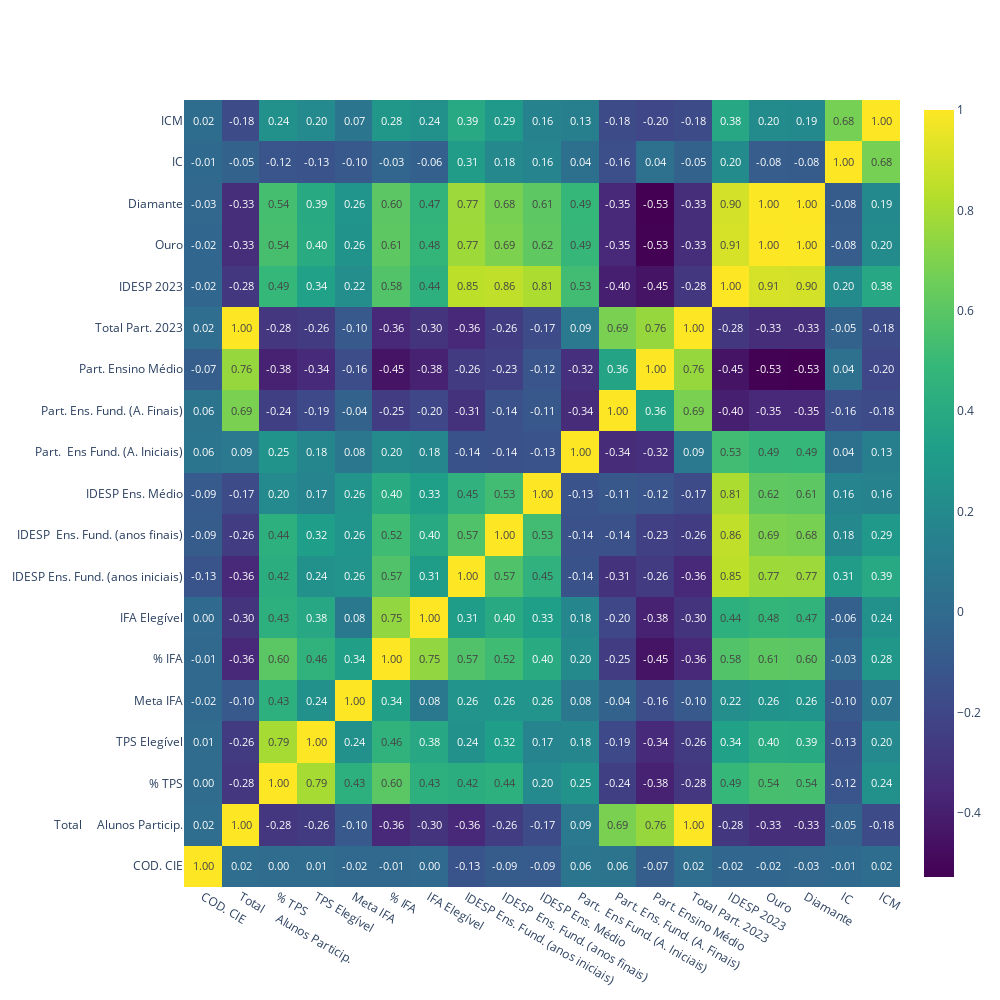

The cell this chart's notebook holds for it:
### Code cell
import plotly.graph_objects as go

# Matriz de correlações básica
corr = df_cluster.corr()

# Gráfico de calor (heatmap)
fig = go.Figure()

fig.add_trace(
    go.Heatmap(
        x = corr.columns,
        y = corr.index,
        z = np.array(corr),
        text=corr.values,
        texttemplate='%{text:.2f}',
        colorscale='viridis'))

fig.update_layout(
    height = 1000,
    width = 1000)

fig.show()

### Figure 1 — Plotly figure (JSON) as saved in the notebook; plotly's stock layout.template omitted (floating-point values rounded to 4 significant figures; data arrays with more than 128 entries replaced by an {"elided": "..."} marker saying what was removed)
{"data": [{"colorscale": [[0, "#440154"], [0.1111, "#482878"], [0.2222, "#3e4989"], [0.3333, "#31688e"], [0.4444, "#26828e"], [0.5556, "#1f9e89"], [0.6667, "#35b779"], [0.7778, "#6ece58"], [0.8889, "#b5de2b"], [1, "#fde725"]], "text": {"elided": "19x19 float values"}, "texttemplate": "%{text:.2f}", "type": "heatmap", "x": ["COD. CIE", "Total     Alunos Particip.", "% TPS", "TPS Elegível", "Meta IFA", "% IFA", "IFA Elegível", "IDESP\nEns. Fund. (anos iniciais)", "IDESP  Ens.\nFund. (anos finais)", "IDESP Ens.\nMédio", "Part.  Ens Fund. (A. Iniciais)", "Part. Ens. Fund. (A. Finais)", "Part. Ensino Médio", "Total Part. 2023", "IDESP 2023", "Ouro", "Diamante", "IC", "ICM"], "y": ["COD. CIE", "Total     Alunos Particip.", "% TPS", "TPS Elegível", "Meta IFA", "% IFA", "IFA Elegível", "IDESP\nEns. Fund. (anos iniciais)", "IDESP  Ens.\nFund. (anos finais)", "IDESP Ens.\nMédio", "Part.  Ens Fund. (A. Iniciais)", "Part. Ens. Fund. (A. Finais)", "Part. Ensino Médio", "Total Part. 2023", "IDESP 2023", "Ouro", "Diamante", "IC", "ICM"], "z": {"elided": "19x19 float values"}}], "layout": {"height": 1000, "width": 1000, "xaxis": {"autorange": true, "range": [-0.5, 18.5], "type": "category"}, "yaxis": {"autorange": true, "range": [-0.5, 18.5], "type": "category"}}}
